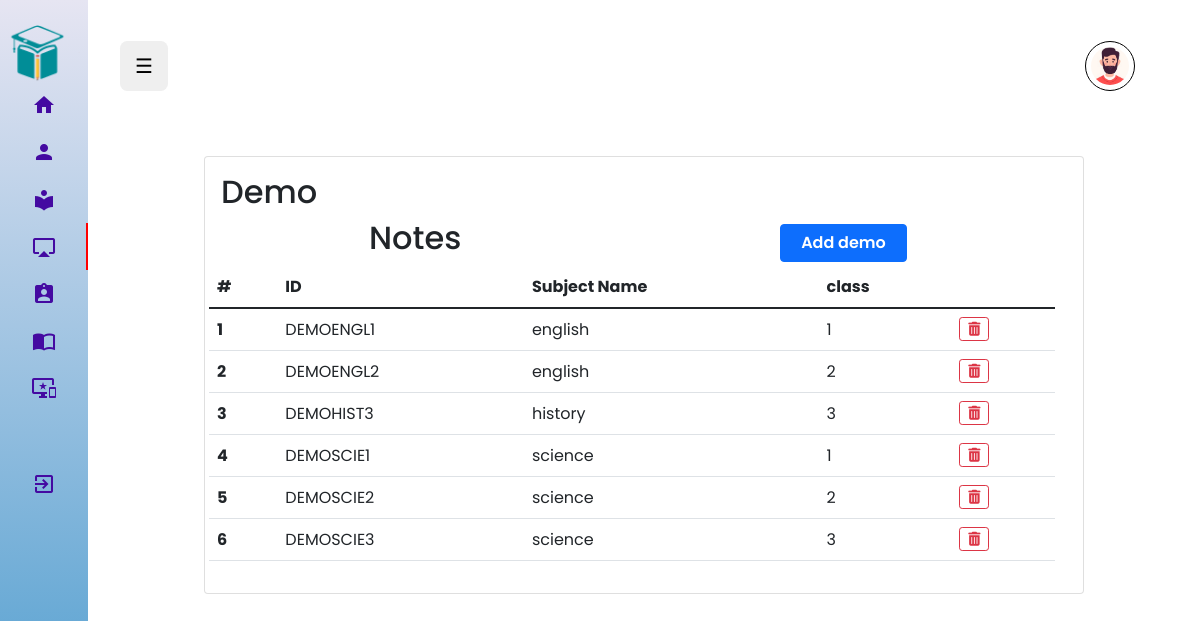
Screenshot of /admin/demo/index.php with the database file from the repository.
### tables this page shows
CREATE TABLE `demo` (
  `demo_id` varchar(255) NOT NULL,
  `subject_id` varchar(255) NOT NULL,
  `video_file` varchar(255) NOT NULL
);

CREATE TABLE `subject` (
  `subject_id` varchar(255) NOT NULL,
  `name` varchar(255) NOT NULL,
  `class` int(11) NOT NULL,
  `overall_ratings` int(20) DEFAULT NULL
);

### admin/demo/index.php (the view, shortened to what this page needs)
<?php
    include('../mainInclude/header.php');
    include('../modals/addDemoModal.php');
    include('../../dbConnection.php');
?>
<section id="content">
    <div class="container p-4">
        <div class="card" style="width: 55rem;margin:auto;">
            <div class="card-body">
            <h2>Demo</h2>
            <div class="row admin-mybooks-header">
                    <h2>Notes</h2>
                <button type="button" class="btn btn-primary abutton" data-bs-toggle="modal" data-bs-target="#addDemoModalCenter">
                Add demo
                </button>
            <table class="table table-hover">
                <thead>
                    <tr>
                        <th scope="col">#</th>
                        <th scope="col">ID</th>
                        <th scope="col">Subject Name</th>
                        <th scope="col">class</th>
                    </tr>
                </thead>
                <tbody>
                    <?php
                    $sql = "SELECT * FROM demo
                                LEFT JOIN subject ON demo.subject_id = subject.subject_id
                            ";
                        $query = mysqli_query($conn, $sql);
                        $count=1;
                        while($result = mysqli_fetch_assoc($query)){
                            echo"<th scope='row'>".$count++."</th>";
                            echo "<td>".$result['demo_id']."</td>";
                            echo "<td>".$result['name']."</td>";
                            echo "<td>".$result['class']."</td>";
                            echo '
                                <td>
                                    <button name="deletebtn" class="btn btn-outline-danger deletebtn btn-sm" type="submit" id="'.$result['demo_id'].'"><i class="fas fa-trash-alt"></i></button>
                                </td>
                            </tr>
                            ';
                        }
                        ?>
                </tbody>
            </table>
            </div>
        </div>
    </div>
</section>
<?php include('../mainInclude/footer.php'); ?>

### admin/mainInclude/header.php (shortened to what this page needs)
<html lang="en">
<head>
    <link rel="stylesheet" href="../../css/bootstrap.css">
  <link rel="stylesheet" href="../css/style.css">
  <link rel="stylesheet" href="../../public/css/admin.css">
  <link rel="stylesheet" href="../../public/css/global.css">
</head>
<body>
<div id="mySidebar" class="sidebar">
      <div class="sidebar-header text-center">
        <img class="" src="../../public/assets/logo3.png" alt="logo">
      </div>
      <ul class="text-center s">
        <li class="slidebar-Item <?php if(PAGE == 'enrolledStudent'){echo 'active';} ?>">
          <i class="material-icons ic">home</i>
          <a href="../enrolled-student/" >Enrolled</a>
        </li>
        <li class="slidebar-Item <?php if(PAGE == 'users'){echo 'active';} ?>">
          <i class="material-icons ic">person</i>
          <a href="#userSubmenu" data-bs-toggle="collapse" aria-expanded="false">Users</a>
        </li>
        <li class="slidebar-Item <?php if(PAGE == 'subject'){echo 'active';} ?>">
          <i class="material-icons ic">local_library</i>
          <a href="../subject/Subject.php">Subject</a>
        </li>
        <li class="slidebar-Item <?php if(PAGE == 'demo'){echo 'active';} ?>">
          <i class="material-icons ic">airplay</i>
          <a href="../demo">Demo</a>
        </li>
        <li class="slidebar-Item <?php if(PAGE == 'assignment'){echo 'active';} ?>">
          <i class="material-icons ic">assignment_ind</i>
          <a href="../assignment">Assignment</a>
        </li>
        <li class="slidebar-Item <?php if(PAGE == 'notes'){echo 'active';} ?>">
          <i class="material-icons ic">import_contacts</i>
          <a href="../notes/notes.php">Notes</a>
        </li>
        <li class="slidebar-Item <?php if(PAGE == 'feedback'){echo 'active';} ?>">
          <i class="material-icons ic">important_devices</i>
          <a href="../feedback">feedback</a>
        </li>
        <li class="slidebar-Item pt-5">
          <i class="material-icons ic">exit_to_app</i>
          <a href="../../logout.php">LogOut</a>
        </li>
      </ul>
    </div>
    <div id="main">
        <nav class="navbar nav sticky-top">
            <button class="openbtn">☰</button>
            <div class=" nav justify-content-end pe-4">
              <div class="dropdown">
              <?php
                echo '
                     <a class="btn p-2 " href="#" role="button" id="dropdownMenuLink" data-bs-toggle="dropdown" aria-expanded="false">
                 <img src="../../public/assets/t6.jpg" class="profile-pic">
                 </a>
                    ';
              ?>
              </div>
            </div>
          </nav>

### admin/modals/addDemoModal.php (shortened to what this page needs)
</div>

### admin/mainInclude/footer.php (shortened to what this page needs)
    </body>
</html>

### admin/css/style.css (style rules this page uses)
* { box-sizing: border-box; margin: 0; padding: 0; }
body { font-family: "Rubik", sans-serif; }
.sidebar-header img { width: 7.5em; transition: width .1s ease-in-out }
.sidebar { height: 100%; width: 0; position: fixed; z-index: 1; top: 0; left: 0; background:linear-gradient(#e6e5f2,#4599cd); overflow-x: hidden; transition: 0.5s; padding-top: 1.5em; }
.sidebar a { padding: 8px 8px 8px 32px; text-decoration: none; font-size: 25px; color: #818181; display: block; transition: 0.3s; }
.openbtn { font-size: 20px; cursor: pointer; border-radius: 15%; padding: 10px 15px; border: none; }
#main { transition: margin-left .5s; padding: 16px; padding-top: 0; }
.slidebar-Item { display: flex; align-items: center; }
.slidebar-Item a { font-size: 1.3rem; }
.active { border-right: 2px solid red; transition: .3s; }
.ic { color: #440aa1; cursor: default; }
.sidebar { width: 88px; }
#main { margin-left: 88px; }
.nav { padding: 1em; }
.profile-pic { padding: 5px; width: 50px; height: 50px; border-radius: 50%; border: 1px solid #000; }

### public/css/admin.css (style rules this page uses)
.admin-mybooks-header { width: 100%; justify-content: space-between; }
.admin-mybooks-header .abutton { width: 15%; font-weight: 600; }
.admin-mybooks-header h2 { width: 50%; }

### public/css/global.css (style rules this page uses)
* { padding: 0; margin: 0; box-sizing: border-box; font-family: var(--primary-font); }
:root { --primary-color: rgba(0, 118, 255, 0.9); --grey-color: rgb(233, 233, 233); --primary-font: "Poppins", sans-serif; --cursive-font: "Redressed", cursive; }
a { text-decoration: none; cursor: pointer; color: #000; }
button { cursor: pointer; border: none; outline: none; }
.row { display: flex; flex-direction: row; justify-content: center; align-items: center; }

### rows the page displays
demo: demo_id "DEMOENGL1", subject.name "english", subject.class "1"
demo: demo_id "DEMOENGL2", subject.name "english", subject.class "2"
demo: demo_id "DEMOHIST3", subject.name "history", subject.class "3"
demo: demo_id "DEMOSCIE1", subject.name "science", subject.class "1"
demo: demo_id "DEMOSCIE2", subject.name "science", subject.class "2"
demo: demo_id "DEMOSCIE3", subject.name "science", subject.class "3"
